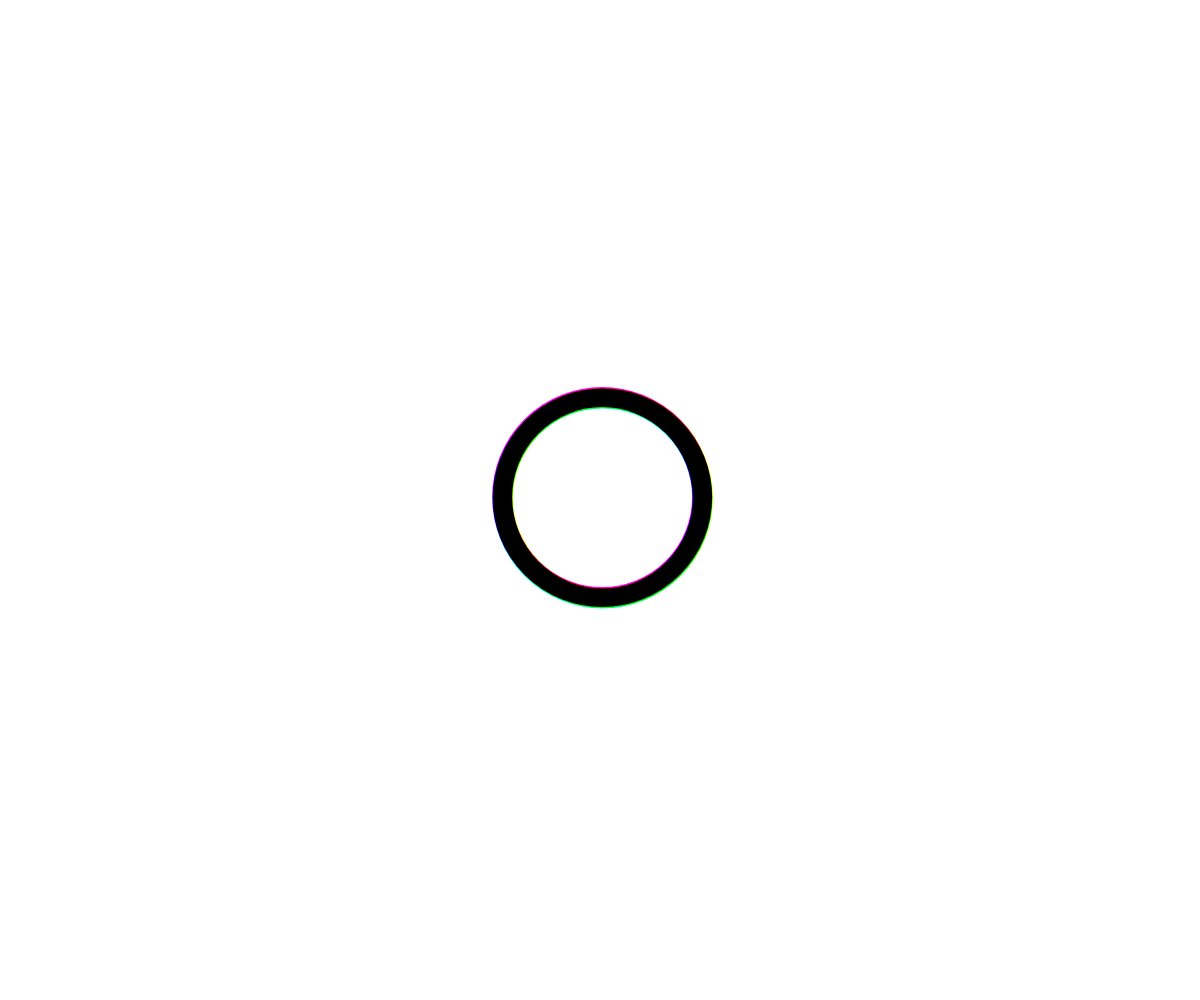
Frame 1 (no input)
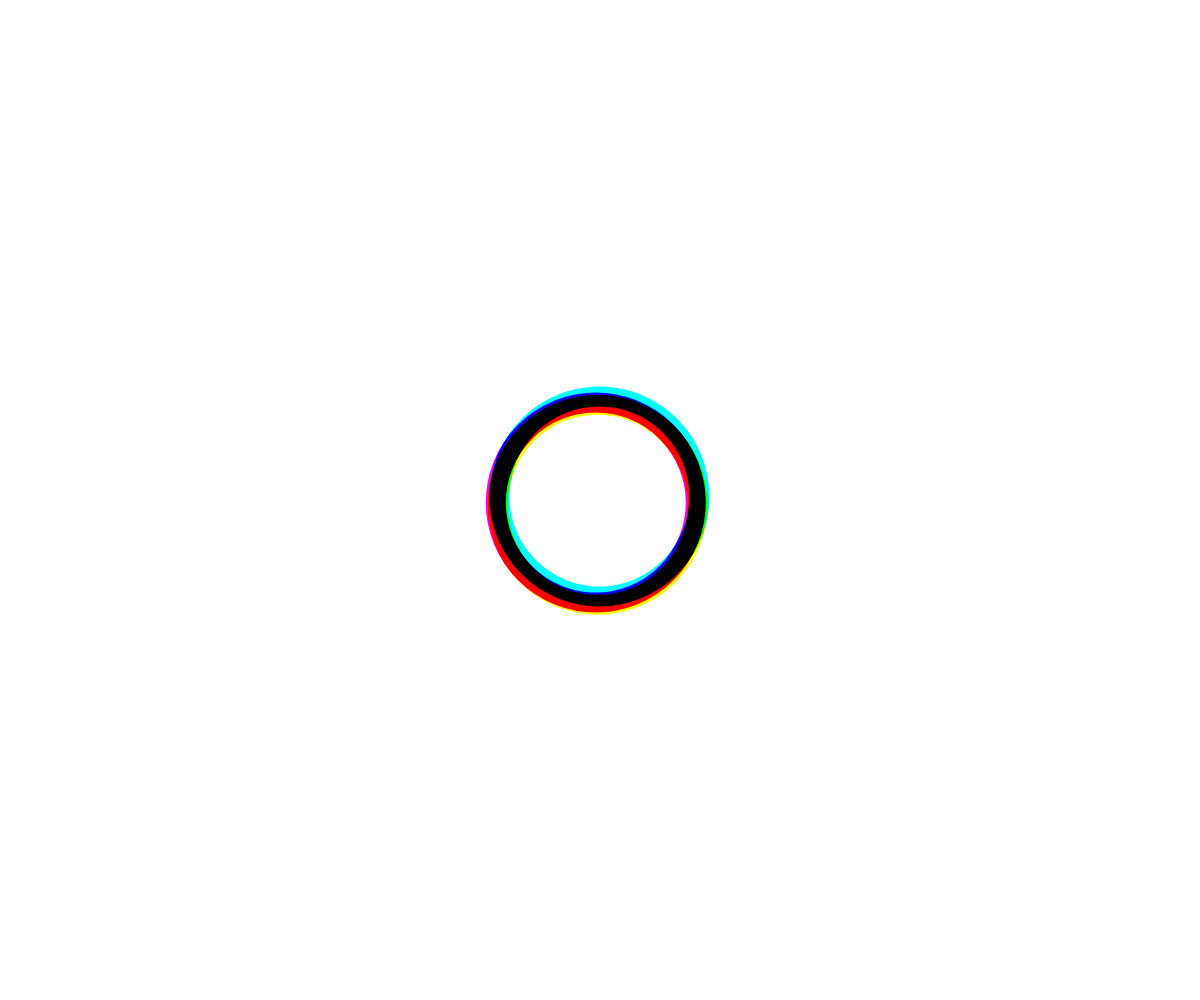
Frame 60 (no input)
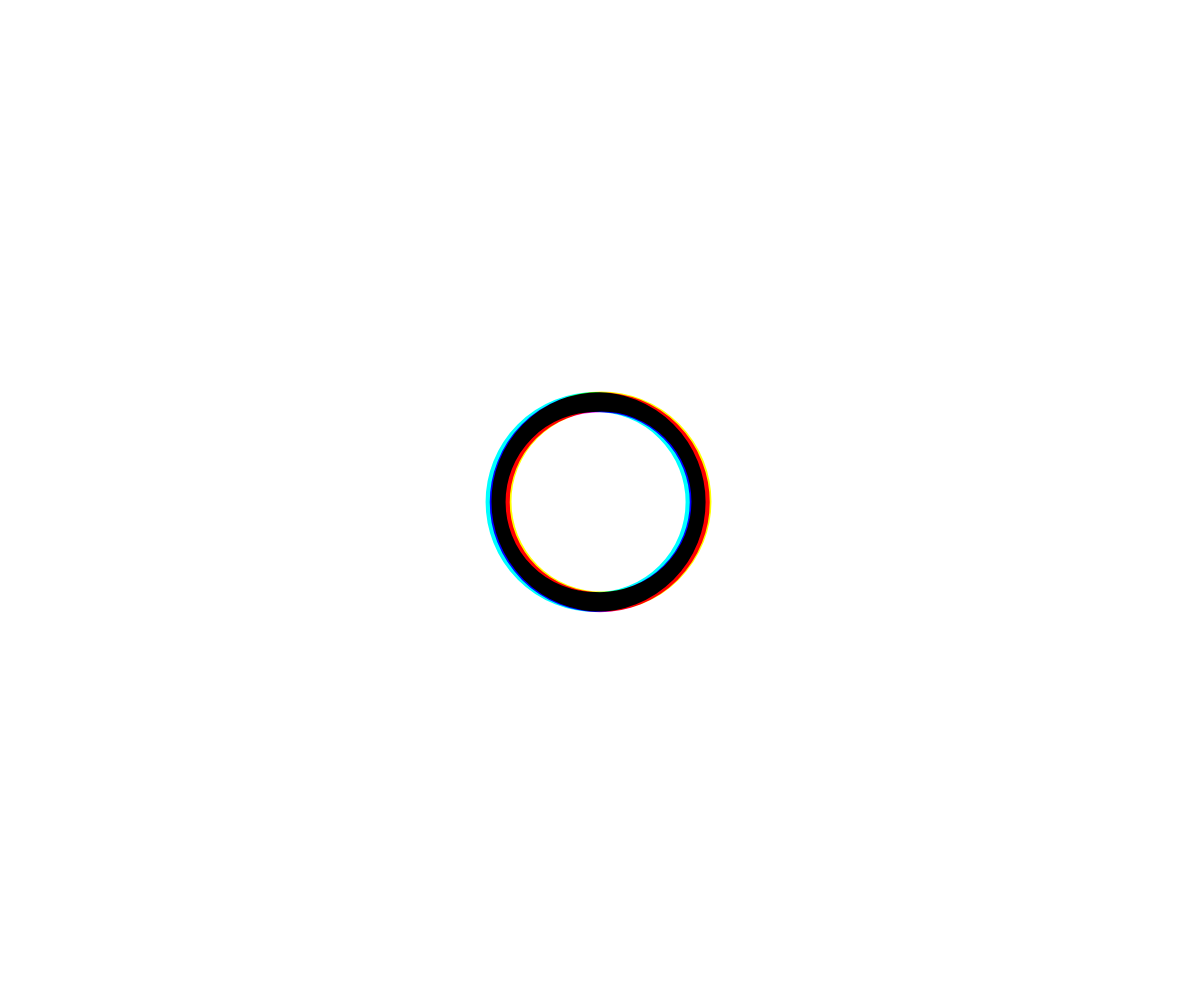
Frame 120 (the mouse pressed at the canvas centre since frame 60)

The p5.js sketch that drew these frames (run headless with seeded random() and noise() and a simulated clock; from frame 60 on, the mouse is pressed at the canvas centre):

// p5.js sketch
// ── sketch.js

var offset=5;


function setup() { 
  createCanvas(windowWidth, windowHeight);
  strokeWeight(20);
  noFill();
} 

function draw() { 
	blendMode(BLEND);
  	background(255);
    blendMode(MULTIPLY);
  	stroke(255, 0, 255);
  	ellipse(width/2+random(-offset,offset), height/2+random(-offset,offset), 200, 200);
  	stroke(0, 255, 255);
  	ellipse(width/2+random(-offset,offset), height/2+random(-offset,offset), 200, 200);
  	stroke(255, 255, 0);
  	ellipse(width/2+random(-offset,offset), height/2+random(-offset,offset), 200, 200);
}

function windowResized() {
  resizeCanvas(windowWidth, windowHeight);
}
// ── sketchMover.js

var numMover=100;
var  xPositions =[];
var yPositions =[];
var xSpeeds =[];
var ySpeeds =[];
var colors =[];

function setup() { 
  createCanvas(windowWidth, windowHeight);
  for (var i = 0; i < numMover; i++) {
      xPositions[i]=random(width);
      yPositions[i]=random(height);
      xSpeeds[i]=random(0.2, 5);
      ySpeeds[i]=random(1, 5);
      colors[i]=color(random(255), random(255), random(255));
    }  
  noStroke();
  background(0);

} 

function draw() { 
  fill(0,10);
  rect(0, 0, width, height);

  for (var i=0; i<numMover; i++) {
    xPositions[i]+=xSpeeds[i];
    yPositions[i]+=ySpeeds[i];

    if (xPositions[i]>width || xPositions[i]<0)xSpeeds[i]=xSpeeds[i]*-1;
    if (yPositions[i]>height || yPositions[i]<0)ySpeeds[i]=ySpeeds[i]*-1;

    fill(colors[i],100);
    rect(xPositions[i], yPositions[i], 10, 10);
  }
}

function windowResized() {
  resizeCanvas(windowWidth, windowHeight);
}
